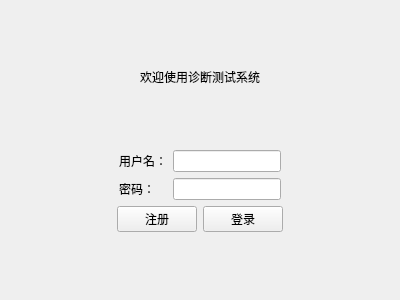
<?xml version="1.0" encoding="UTF-8"?>
<ui version="4.0">
 <class>LoginView</class>
 <widget class="QWidget" name="LoginView">
  <property name="geometry">
   <rect>
    <x>0</x>
    <y>0</y>
    <width>400</width>
    <height>300</height>
   </rect>
  </property>
  <property name="windowTitle">
   <string>登录</string>
  </property>
  <layout class="QVBoxLayout" name="verticalLayout_3">
   <item>
    <spacer name="verticalSpacer">
     <property name="orientation">
      <enum>Qt::Orientation::Vertical</enum>
     </property>
     <property name="sizeHint" stdset="0">
      <size>
       <width>20</width>
       <height>59</height>
      </size>
     </property>
    </spacer>
   </item>
   <item>
    <widget class="QLabel" name="label">
     <property name="text">
      <string>欢迎使用诊断测试系统</string>
     </property>
     <property name="alignment">
      <set>Qt::AlignmentFlag::AlignCenter</set>
     </property>
    </widget>
   </item>
   <item>
    <spacer name="verticalSpacer_2">
     <property name="orientation">
      <enum>Qt::Orientation::Vertical</enum>
     </property>
     <property name="sizeHint" stdset="0">
      <size>
       <width>20</width>
       <height>59</height>
      </size>
     </property>
    </spacer>
   </item>
   <item>
    <layout class="QHBoxLayout" name="horizontalLayout_3">
     <item>
      <spacer name="horizontalSpacer">
       <property name="orientation">
        <enum>Qt::Orientation::Horizontal</enum>
       </property>
       <property name="sizeHint" stdset="0">
        <size>
         <width>40</width>
         <height>20</height>
        </size>
       </property>
      </spacer>
     </item>
     <item>
      <layout class="QHBoxLayout" name="horizontalLayout">
       <item>
        <layout class="QVBoxLayout" name="verticalLayout">
         <item>
          <widget class="QLabel" name="label_2">
           <property name="text">
            <string>用户名：</string>
           </property>
          </widget>
         </item>
         <item>
          <widget class="QLabel" name="label_3">
           <property name="text">
            <string>密码：</string>
           </property>
          </widget>
         </item>
        </layout>
       </item>
       <item>
        <layout class="QVBoxLayout" name="verticalLayout_2">
         <item>
          <widget class="QLineEdit" name="inputUserName"/>
         </item>
         <item>
          <widget class="QLineEdit" name="inputUserPassword"/>
         </item>
        </layout>
       </item>
      </layout>
     </item>
     <item>
      <spacer name="horizontalSpacer_2">
       <property name="orientation">
        <enum>Qt::Orientation::Horizontal</enum>
       </property>
       <property name="sizeHint" stdset="0">
        <size>
         <width>40</width>
         <height>20</height>
        </size>
       </property>
      </spacer>
     </item>
    </layout>
   </item>
   <item>
    <layout class="QHBoxLayout" name="horizontalLayout_4">
     <item>
      <spacer name="horizontalSpacer_3">
       <property name="orientation">
        <enum>Qt::Orientation::Horizontal</enum>
       </property>
       <property name="sizeHint" stdset="0">
        <size>
         <width>40</width>
         <height>20</height>
        </size>
       </property>
      </spacer>
     </item>
     <item>
      <layout class="QHBoxLayout" name="horizontalLayout_2">
       <item>
        <widget class="QPushButton" name="btSignup">
         <property name="text">
          <string>注册</string>
         </property>
        </widget>
       </item>
       <item>
        <widget class="QPushButton" name="btSignin">
         <property name="text">
          <string>登录</string>
         </property>
        </widget>
       </item>
      </layout>
     </item>
     <item>
      <spacer name="horizontalSpacer_4">
       <property name="orientation">
        <enum>Qt::Orientation::Horizontal</enum>
       </property>
       <property name="sizeHint" stdset="0">
        <size>
         <width>40</width>
         <height>20</height>
        </size>
       </property>
      </spacer>
     </item>
    </layout>
   </item>
   <item>
    <spacer name="verticalSpacer_3">
     <property name="orientation">
      <enum>Qt::Orientation::Vertical</enum>
     </property>
     <property name="sizeHint" stdset="0">
      <size>
       <width>20</width>
       <height>59</height>
      </size>
     </property>
    </spacer>
   </item>
  </layout>
 </widget>
 <resources/>
 <connections/>
</ui>
